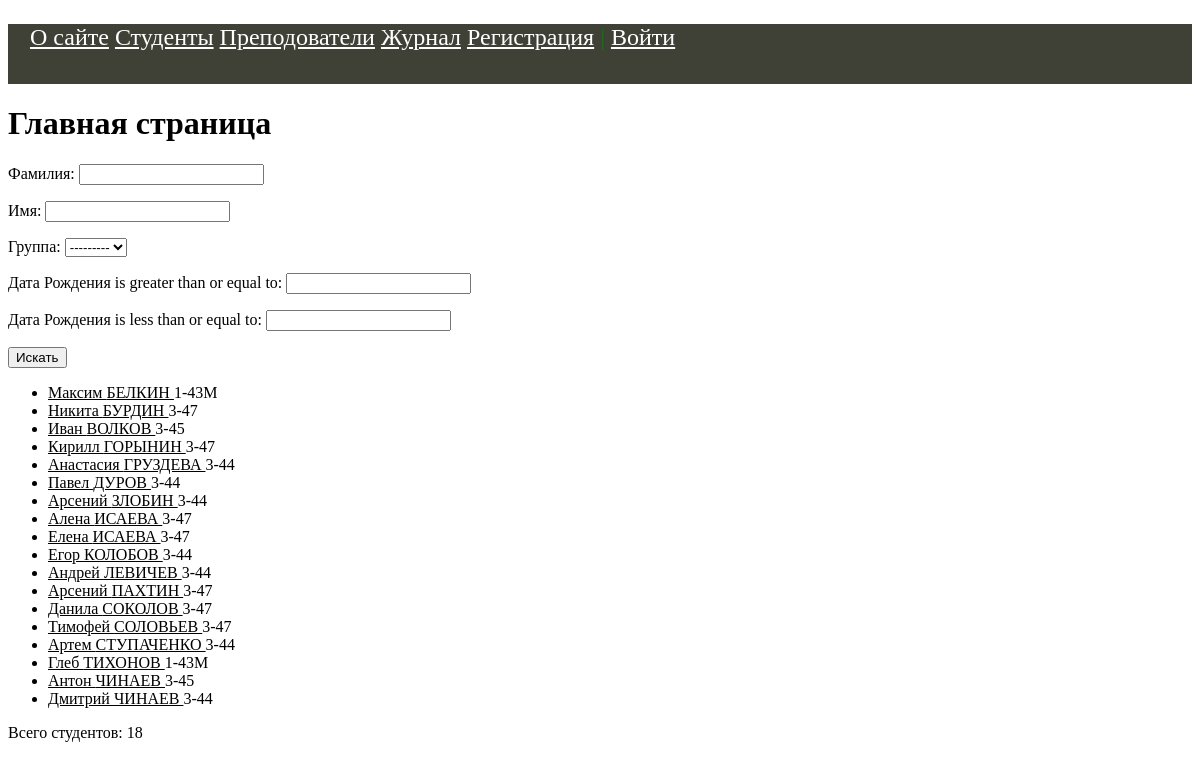
The page / on the database its author committed.
### students/models.py (models this page shows, shortened)
class Student(models.Model):
    objects = models.Model
    first_name = models.CharField(verbose_name='Имя', max_length=50)
    last_name = models.CharField(verbose_name='Фамилия', max_length=50)
    middle_name = models.CharField(verbose_name='Отчество', max_length=50)
    email = models.EmailField(verbose_name='e-mail', blank=True)
    birth_date = models.DateField(verbose_name='Дата Рождения', default=date(1975, 9, 5))
    created_at = models.DateTimeField(verbose_name='Дата создания', auto_now_add=True)
    updated_at = models.DateTimeField(verbose_name='Дата изменения', auto_now=True)
    is_study = models.BooleanField(verbose_name='Учится', default=True)
    photo = models.ImageField(verbose_name='Фото', upload_to="photos/%Y/%m/%d")
    group = models.ForeignKey('Group', on_delete=models.CASCADE, verbose_name='Группа')
    slug = models.SlugField(verbose_name='URL', max_length=255, unique=True, db_index=True)
    user = models.ForeignKey(User, verbose_name='Пользователь', on_delete=models.CASCADE)
    class Meta:
        verbose_name = 'Студент'
        verbose_name_plural = 'Студенты'
        ordering = ['last_name', 'first_name']
    def get_absolute_url(self):
        return reverse('student', kwargs={'stud_slug': self.slug})

class Group(models.Model):
    name = models.CharField(verbose_name='Группа', max_length=5)
    course = models.CharField(verbose_name='Курс', max_length=2)
    enrollment_year = models.IntegerField(verbose_name='Год зачисления')
    objects = models.Manager()
    class Meta:
        verbose_name = 'Группа'
        verbose_name_plural = 'Группы'
        ordering = ['course', 'enrollment_year']
    def __str__(self):
        return f'{self.course}-{self.name}'

### students/views.py (the view)
# urls.py: path('', StudentHome.as_view(), name='home'),
class StudentHome(DataMixin, ListView):
    model = Student
    template_name = 'students/index.html'
    context_object_name = 'students'
    paginate_by = 20
    def get_queryset(self):
        queryset = super().get_queryset()
        st_filter = StudentFilter(self.request.GET, queryset)
        return st_filter.qs
    def get_context_data(self, **kwargs):
        context = super().get_context_data(**kwargs)
        auth = self.request.user.is_authenticated
        queryset = self.get_queryset()
        st_filter = StudentFilter(self.request.GET, queryset)
        c_def = self.get_user_context(title='Главная страница', auth=auth,
                                      st_filter=st_filter)
        return {**context, **c_def}

### students/utils.py (called while the page is built)
    def get_user_context(self, **kwargs):
        context = kwargs
        context['menu'] = menu
        return context

### students/templates/students/index.html (shortened to what this page needs)
{% extends 'students/base.html' %}
{% block content %}
    <h1>{{ title }}</h1>
    <form method="get" action="{%url 'home' %}">
        {{ st_filter.form.as_p }}
        <button type="submit">Искать</button>
    </form>
    <ul>
        {% for st in students %}
            <li>
                <a href="{{ st.get_absolute_url }}">
                    {{ st.first_name }}
                    {{ st.last_name | upper }}
                </a>
                {{ st.group.course }}-{{ st.group.name }}
            </li>
        {% endfor %}
    </ul>
    <p> Всего студентов: {{ students | length }}</p>
{% endblock %}

### students/templates/students/base.html (shortened to what this page needs)
<!DOCTYPE html>
{% load static %}
<html lang="ru">
<head>
    <link type="text/css" href="{% static 'students/css/styles.css' %}" rel="stylesheet" />
</head>
<body>
    {% block mainmenu %}
    <div class="header">
    <ul id="mainmenu" class="mainmenu">
        {% for m in menu %}
          <li><a href="{% url m.url_name %}">{{ m.title }}</a></li>
        {% endfor %}
        {% if request.user.is_authenticated %}
            <li class="last"> {{user.username}} | <a href="{% url 'logout' %}">Выйти</a></li>
        {% else %}
            <li class="last"><a href="{% url 'register' %}">Регистрация</a> | <a href="{% url 'login' %}">Войти</a></li>
        {% endif %}
    </ul>
    </div>
    {% endblock mainmenu %}
    {% block content %}
    {%endblock content %}
</body>
</html>

### students/static/students/css/styles.css (style rules this page uses)
.header { background: #3F4137; height: 60px; }
.header ul { color: green; font-size: 24px; padding-left: 16px; }
.header ul li { display: inline-block; }
.header ul li a { color: white; }
a:link { color: black; text-decoration: underline; cursor: pointer; }

### rows shown on the page
Student: first_name "Максим", last_name "БЕЛКИН", group.course "1", group.name "43M"
Student: first_name "Никита", last_name "БУРДИН", group.course "3", group.name "47"
Student: first_name "Иван", last_name "ВОЛКОВ", group.course "3", group.name "45"
Student: first_name "Кирилл", last_name "ГОРЫНИН", group.course "3", group.name "47"
Student: first_name "Анастасия", last_name "ГРУЗДЕВА", group.course "3", group.name "44"
Student: first_name "Павел", last_name "ДУРОВ", group.course "3", group.name "44"
Student: first_name "Арсений", last_name "ЗЛОБИН", group.course "3", group.name "44"
Student: first_name "Алена", last_name "ИСАЕВА", group.course "3", group.name "47"
Student: first_name "Елена", last_name "ИСАЕВА", group.course "3", group.name "47"
Student: first_name "Егор", last_name "КОЛОБОВ", group.course "3", group.name "44"
Student: first_name "Андрей", last_name "ЛЕВИЧЕВ", group.course "3", group.name "44"
Student: first_name "Арсений", last_name "ПАХТИН", group.course "3", group.name "47"
Student: first_name "Данила", last_name "СОКОЛОВ", group.course "3", group.name "47"
Student: first_name "Тимофей", last_name "СОЛОВЬЕВ", group.course "3", group.name "47"
Student: first_name "Артем", last_name "СТУПАЧЕНКО", group.course "3", group.name "44"
Student: first_name "Глеб", last_name "ТИХОНОВ", group.course "1", group.name "43M"
Student: first_name "Антон", last_name "ЧИНАЕВ", group.course "3", group.name "45"
Student: first_name "Дмитрий", last_name "ЧИНАЕВ", group.course "3", group.name "44"

### other values the page prints
{{ m.title }} "О сайте" "Студенты" "Преподователи" "Журнал"
{{ title }} "Главная страница"
{{ students | length }} "18"
